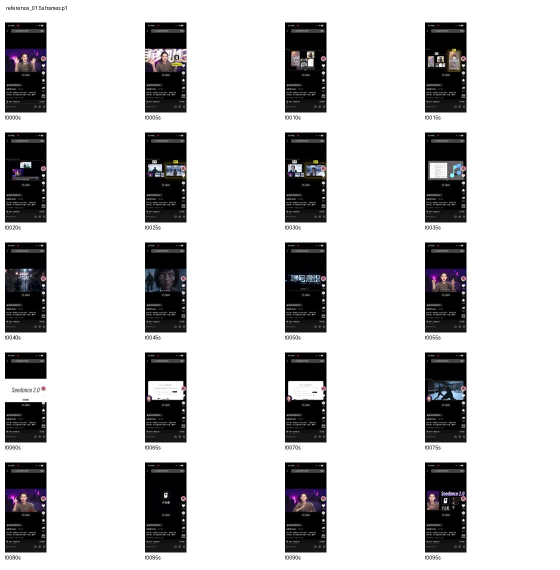
#> input picture dist/reference_analysis/20260602_最新剪辑参考4条动态视觉母版重解析_latest_4_dynamic_visual_master_reparse/reference_01/contact_sheet_5s_page_01.jpg, 1120 x 1140 px (shown at 1/2 size)
$ python -i '最新剪辑参考动态视觉母版重解析_generate_dynamic_visual_evidence.py'   (imports and definitions only)
#> lines starting #> are read from the running program, lines starting #| are printed output that depends on the picture
#> further down, picture is the input picture: shape (1140, 1120, 3); mean B, G, R 203.2, 202.5, 203
#!/usr/bin/env python3
from __future__ import annotations

import csv
import json
import math
import shutil
import subprocess
from dataclasses import dataclass
from pathlib import Path
from typing import Any

import cv2
from PIL import Image, ImageDraw


ROOT = Path("/Users/fan/Documents/视频工厂")
SOURCE_DIR = ROOT / "素材录制/剪辑参考/最新剪辑参考"
LOG_DIR = ROOT / "codex_log/reference_analysis/20260602_最新剪辑参考4条动态视觉母版重解析_latest_4_dynamic_visual_master_reparse"
DIST_DIR = ROOT / "dist/reference_analysis/20260602_最新剪辑参考4条动态视觉母版重解析_latest_4_dynamic_visual_master_reparse"
PROBE_SCRIPT = Path("/Users/fan/.codex/skills/video-metadata-probe/scripts/probe_video.sh")


@dataclass
class ReferenceVideo:
    ref_id: str
    path: Path


# [116 lines left out: functions run_command, require_tool, list_reference_videos, ffprobe_json, parse_stream_metadata, run_skill_probe and 3 more, not called in this run]


def save_frame(frame: Any, output_path: Path) -> None:
    output_path.parent.mkdir(parents=True, exist_ok=True)
    cv2.imwrite(str(output_path), frame, [int(cv2.IMWRITE_JPEG_QUALITY), 88])


def frame_metrics(frame: Any) -> dict[str, float]:
    small = cv2.resize(frame, (96, 96), interpolation=cv2.INTER_AREA)
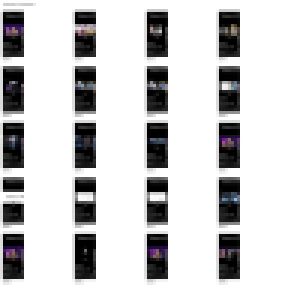
#> small: shape (96, 96, 3) (shown 3 times larger); mean B, G, R 203.2, 202.6, 203
    gray = cv2.cvtColor(small, cv2.COLOR_BGR2GRAY)
    hsv = cv2.cvtColor(small, cv2.COLOR_BGR2HSV)
#> hsv: shape (96, 96, 3); mean H, S, V 9.5, 6, 203.5
    return {
        "brightness": float(gray.mean()),
        "contrast": float(gray.std()),
        "saturation": float(hsv[:, :, 1].mean()),
        "edge_density": float(cv2.Canny(gray, 80, 160).mean() / 255.0),
    }


# [38 lines left out: functions visual_diff, make_contact_sheets, make_contact_sheet, not called in this run]


def chunks(items: list[Path], size: int) -> list[list[Path]]:
    return [items[i : i + size] for i in range(0, len(items), size)]


# [180 lines left out: functions select_dynamic_clip_timestamps, extract_dynamic_clip, sample_reference, write_csv, not called in this run]


def rel(path: Path) -> str:
    return str(path.relative_to(ROOT))


# [100 lines left out: functions write_inventory_md, main, not called in this run]


# [2 lines not run here, left out]

>>> import cv2
>>> picture = cv2.imread('../dist/reference_analysis/20260602_最新剪辑参考4条动态视觉母版重解析_latest_4_dynamic_visual_master_reparse/reference_01/contact_sheet_5s_page_01.jpg')
>>> result = frame_metrics(picture)
#> result = {'brightness': 202.8, 'contrast': 93.48, 'saturation': 5.99, 'edge_density': 0.127}
